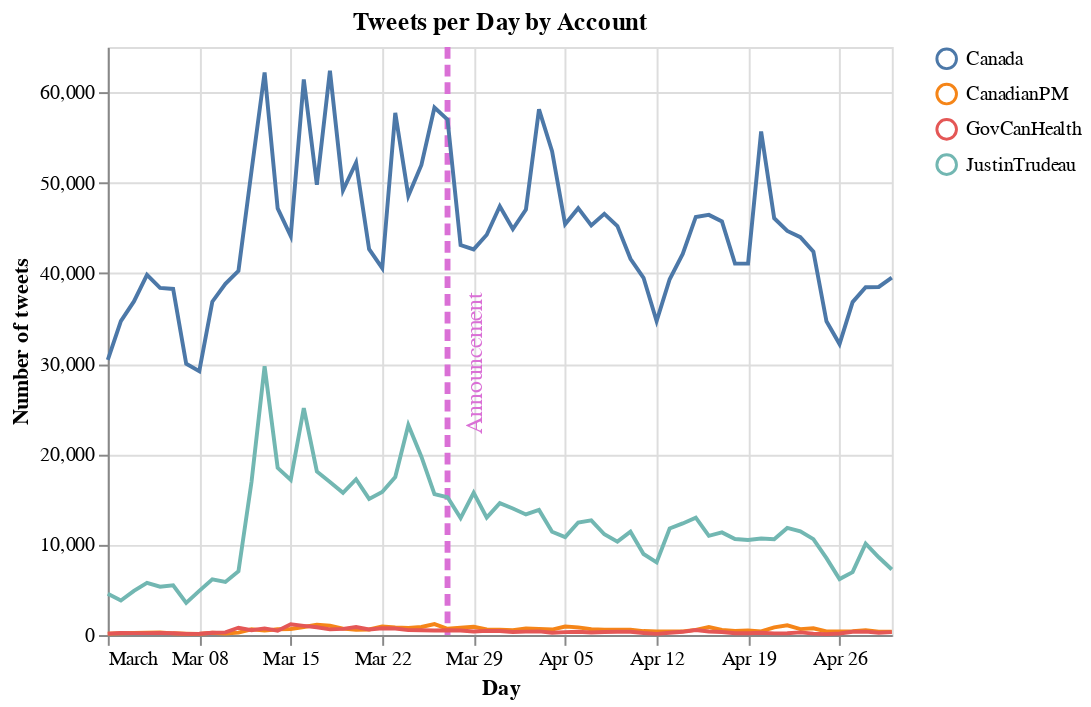

Source (notebook cell):
### Code cell
# tweets per day by account
df_aux = pd.DataFrame(df_tot.groupby(['account', 'day'])['content'].count()).reset_index()

base = alt.Chart(df_aux)

lines = base.mark_line().encode(
    x = alt.X('day:T', title="Day"),
    y = alt.Y('content:Q', title="Number of tweets"),
    color = alt.Color('account')#, title="Account")
).properties(
    title='Tweets per Day by Account'
)

rule = alt.Chart(pd.DataFrame({
    'day': ['2020-03-27'],
    'color': ['orchid']
})).mark_rule(size=3, strokeDash=[6,3]).encode(
  x='day:T',
  color=alt.Color('color:N', scale=None, title = "")
)

text = alt.Chart(pd.DataFrame({
    'day': ['2020-03-29'],
    'color': ['orchid'],
    'y': [30000]
})).mark_text(
    text='Announcement', angle=270, size=12
).encode(
    x='day:T', y='y',
    color=alt.Color('color:N', scale=None, title = "")
)

rule + lines + text

### Figure 1 — Vega-Lite specification as saved in the notebook (floating-point values rounded to 4 significant figures; data arrays with more than 128 entries replaced by an {"elided": "..."} marker saying what was removed)
{"$schema": "https://vega.github.io/schema/vega-lite/v4.8.1.json", "config": {"view": {"continuousHeight": 300, "continuousWidth": 400}}, "datasets": {"data-9b1a518d0e1aee36a8d6b9d861e8a5e0": [{"color": "orchid", "day": "2020-03-29", "y": 30000}], "data-daf439ad112062105ec1009affdc5e0f": [{"color": "orchid", "day": "2020-03-27"}], "data-fbdfd6108d0fc638eab474b5ed13280f": {"elided": "244 records"}}, "layer": [{"data": {"name": "data-daf439ad112062105ec1009affdc5e0f"}, "encoding": {"color": {"field": "color", "scale": null, "title": "", "type": "nominal"}, "x": {"field": "day", "type": "temporal"}}, "mark": {"size": 3, "strokeDash": [6, 3], "type": "rule"}}, {"data": {"name": "data-fbdfd6108d0fc638eab474b5ed13280f"}, "encoding": {"color": {"field": "account", "type": "nominal"}, "x": {"field": "day", "title": "Day", "type": "temporal"}, "y": {"field": "content", "title": "Number of tweets", "type": "quantitative"}}, "mark": "line", "title": "Tweets per Day by Account"}, {"data": {"name": "data-9b1a518d0e1aee36a8d6b9d861e8a5e0"}, "encoding": {"color": {"field": "color", "scale": null, "title": "", "type": "nominal"}, "x": {"field": "day", "type": "temporal"}, "y": {"field": "y", "type": "quantitative"}}, "mark": {"angle": 270, "size": 12, "text": "Announcement", "type": "text"}}]}
